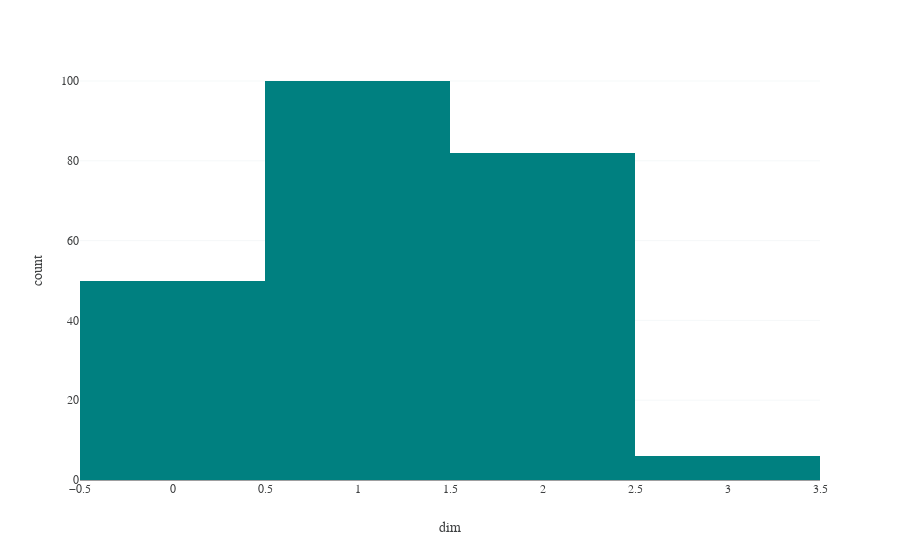

Notebook cell for this chart:
### Code cell
## Count simplices of each dimension
#-- Ann - "filtered" is confusing here
# Function to keep only simplices with weight or rank at least some value
filter_on = "weight"
threshold = 3.2
fsc_filtered = fsc.loc[fsc[filter_on] >= threshold]


fig = px.histogram(fsc_filtered, x="dim",nbins = max_dim+1, color_discrete_sequence=["teal"])
fig.show()

### Figure 1 — Plotly figure (JSON) as saved in the notebook; plotly's stock layout.template omitted (floating-point values rounded to 4 significant figures; data arrays with more than 128 entries replaced by an {"elided": "..."} marker saying what was removed)
{"data": [{"alignmentgroup": "True", "bingroup": "x", "hovertemplate": "dim=%{x}<br>count=%{y}<extra></extra>", "legendgroup": "", "marker": {"color": "teal"}, "name": "", "nbinsx": 4, "offsetgroup": "", "orientation": "v", "showlegend": false, "type": "histogram", "x": {"elided": "238 int values"}, "xaxis": "x", "yaxis": "y"}], "layout": {"barmode": "relative", "legend": {"tracegroupgap": 0}, "margin": {"t": 60}, "xaxis": {"anchor": "y", "domain": [0, 1], "title": {"text": "dim"}}, "yaxis": {"anchor": "x", "domain": [0, 1], "title": {"text": "count"}}}}
